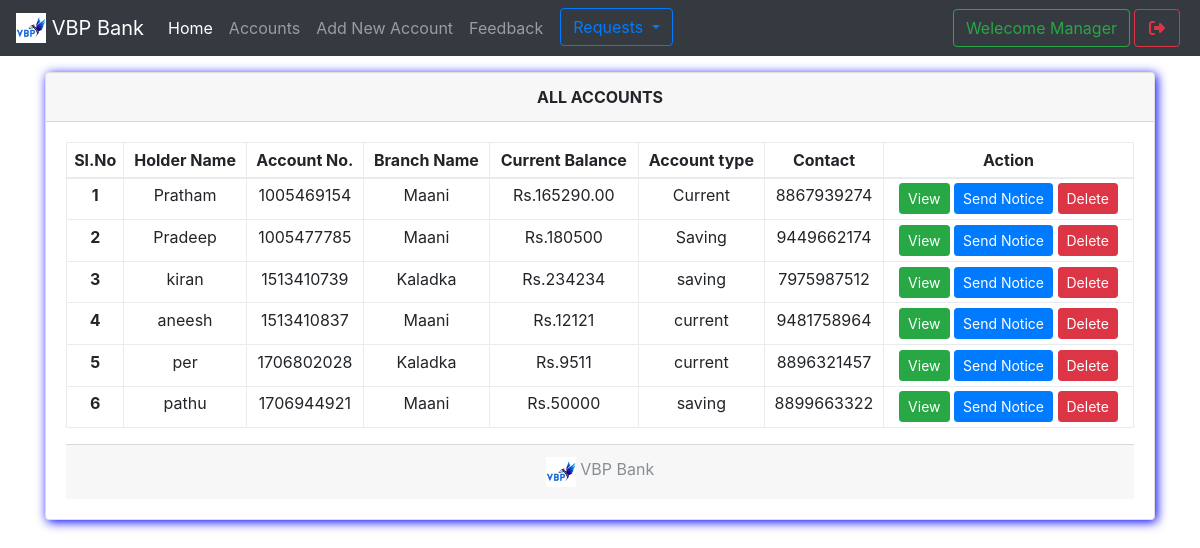
Screenshot of /mindex.php (signed in) with the database file from the repository.
### tables this page shows
CREATE TABLE `useraccounts` (
  `id` int(11) NOT NULL,
  `email` text NOT NULL,
  `password` text NOT NULL,
  `name` varchar(111) NOT NULL,
  `dob` date DEFAULT NULL,
  `accountNo` varchar(111) NOT NULL,
  `accountType` varchar(111) NOT NULL,
  `branch` int(11) NOT NULL,
  `balance` varchar(111) NOT NULL,
  `aadhar` varchar(111) NOT NULL,
  `number` bigint(20) NOT NULL,
  `address` varchar(111) NOT NULL,
  `source` varchar(111) NOT NULL,
  `loan` varchar(111) DEFAULT NULL,
  `loantype` varchar(50) DEFAULT NULL,
  `card` varchar(111) DEFAULT NULL,
  `date` timestamp NOT NULL DEFAULT current_timestamp()
);

CREATE TABLE `branch` (
  `branchId` int(11) NOT NULL,
  `branchNo` varchar(111) NOT NULL,
  `branchName` varchar(111) NOT NULL
);

### mindex.php (the view, shortened to what this page needs)
<!DOCTYPE html>
<html>
<head>
<?php include 'files_to_import.php'; ?>
</head>
<body style="background: url(images/bg.png); background-size: 100%">
<?php include 'manager_tabbar.php'; ?>
<div class="container">
<div class="card w-100 text-center shadowBlue">
  <div class="card-header">
    <b> ALL ACCOUNTS </b>
  </div>
  <div class="card-body">
   <table class="table table-bordered table-sm">
  <thead>
    <tr>
      <th scope="col">Sl.No</th>
      <th scope="col">Holder Name</th>
      <th scope="col">Account No.</th>
      <th scope="col">Branch Name</th>
      <th scope="col">Current Balance</th>
      <th scope="col">Account type</th>
      <th scope="col">Contact</th>
      <th scope="col">Action</th>
    </tr>
  </thead>
  <tbody>
    <?php
      $i=0;
      $array = $con->query("select * from useraccounts,branch where useraccounts.branch = branch.branchId");
      if ($array->num_rows > 0)
      {
        while ($row = $array->fetch_assoc())
        {$i++;
    ?>
      <tr>
        <th scope="row"><?php echo $i ?></th>
        <td><?php echo $row['name'] ?></td>
        <td><?php echo $row['accountNo'] ?></td>
        <td><?php echo $row['branchName'] ?></td>
        <td>Rs.<?php echo $row['balance'] ?></td>
        <td><?php echo $row['accountType'] ?></td>
        <td><?php echo $row['number'] ?></td>
        <td>
          <a href="show.php?id=<?php echo $row['id'] ?>" class='btn btn-success btn-sm' data-toggle='tooltip' title="View More info">View</a>
          <a href="mnotice.php?id=<?php echo $row['id'] ?>" class='btn btn-primary btn-sm' data-toggle='tooltip' title="Send notice to this">Send Notice</a>
          <a href="mindex.php?delete=<?php echo $row['id'] ?>" class='btn btn-danger btn-sm' data-toggle='tooltip' title="Delete this account">Delete</a>
        </td>
      </tr>
    <?php
        }
      }
     ?>
  </tbody>
</table>
  <div class="card-footer text-muted">
  <?php include 'logo_with_name.php'; ?>
  </div>
</div>
</body>
</html>

### css/custom.css (style rules this page uses)
.shadowBlue { box-shadow: 2px 2px 11px blue }

### rows the page displays
useraccounts: name "Pratham", accountNo "1005469154", branch.branchName "Maani", balance "165290.00", accountType "Current", number "8867939274"
useraccounts: name "Pradeep", accountNo "1005477785", branch.branchName "Maani", balance "180500", accountType "Saving", number "9449662174"
useraccounts: name "kiran", accountNo "1513410739", branch.branchName "Kaladka", balance "234234", accountType "saving", number "7975987512"
useraccounts: name "aneesh", accountNo "1513410837", branch.branchName "Maani", balance "12121", accountType "current", number "9481758964"
useraccounts: name "per", accountNo "1706802028", branch.branchName "Kaladka", balance "9511", accountType "current", number "8896321457"
useraccounts: name "pathu", accountNo "1706944921", branch.branchName "Maani", balance "50000", accountType "saving", number "8899663322"

### other values shown
bankName "VBP Bank VBP Bank"
